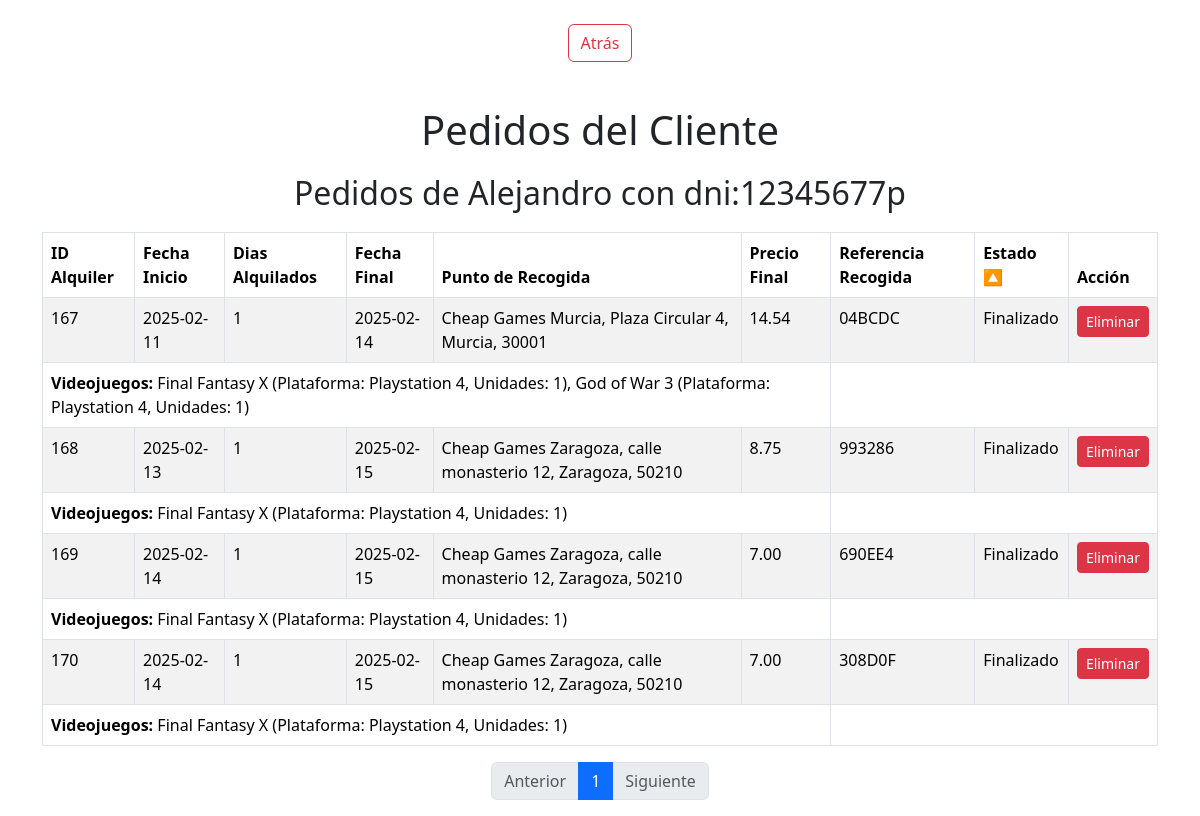
The page /zona_admin/gestionar_alquileres/pedidos_cliente.php?dni=12345677p (signed in) on the database its author committed.
### tables this page shows
CREATE TABLE `cliente` (
  `ID` int(11) NOT NULL,
  `DNI` varchar(9) NOT NULL,
  `nombre` varchar(30) NOT NULL,
  `contraseña` varchar(255) NOT NULL,
  `monedero` decimal(10,2) NOT NULL,
  `correo` varchar(30) NOT NULL,
  `token_recuperacion` varchar(255) DEFAULT NULL,
  `expiracion_token` datetime DEFAULT NULL
);

CREATE TABLE `alquiler` (
  `ID` int(30) NOT NULL,
  `estado` tinyint(4) NOT NULL,
  `fecha_Inicio` date NOT NULL,
  `fecha_Final` date DEFAULT NULL,
  `dias_Alquiler` int(11) NOT NULL,
  `precio_Final` decimal(10,2) DEFAULT NULL,
  `cliente_ID` int(11) DEFAULT NULL,
  `punto_Recogida` int(30) DEFAULT NULL,
  `referencia_Recogida` varchar(30) NOT NULL
);

### zona_admin/gestionar_alquileres/pedidos_cliente.php (the view, shortened to what this page needs)
<?php
include '../../conexion_be.php';
$pedidos = [];
$dni = isset($_GET['dni']) ? $_GET['dni'] : null;
$error = "";
$nombre = "";
if ($dni) {
    try {
        $pagina = isset($_GET['pagina']) ? (int)$_GET['pagina'] : 1;
        $limite = 5;
        $offset = ($pagina - 1) * $limite;
        $ordenEstado = isset($_GET['orden_estado']) && $_GET['orden_estado'] === 'desc' ? 'DESC' : 'ASC';
        $consultaPedido = "SELECT
            a.ID AS alquiler_id,
            a.fecha_Inicio,
            a.dias_Alquiler,
            a.fecha_Final,
            a.precio_Final,
            CONCAT(pr.nombre, ', ', pr.direccion, ', ', pr.ciudad, ', ', pr.codigo_postal) AS punto_recogida,
            a.referencia_Recogida,
            a.estado,
            c.ID AS cliente_id,
            c.DNI,
            c.nombre,
            GROUP_CONCAT(
                CONCAT(v.nombre, ' (Plataforma: ', p.nombre, ', Unidades: ', avp.unidades, ')')
                SEPARATOR ', '
            ) AS videojuegos
        FROM alquiler a
        INNER JOIN cliente c ON a.cliente_ID = c.ID
        INNER JOIN punto_recogida pr ON a.punto_Recogida = pr.ID
        LEFT JOIN alquiler_videojuegos_plataforma avp ON a.ID = avp.alquiler_id
        LEFT JOIN videojuegos_plataforma vp ON avp.videojuego_plataforma_ID = vp.ID
        LEFT JOIN videojuegos v ON vp.videojuego_id = v.ID
        LEFT JOIN plataforma p ON vp.plataforma_id = p.ID
        WHERE c.DNI = :dni
        GROUP BY a.ID
        ORDER BY a.estado $ordenEstado, a.ID -- Ordena primero por estado y luego por ID
        LIMIT :limite OFFSET :offset";
        $consultaNombre = "SELECT nombre FROM cliente WHERE DNI = :dni";
        $preparadaNombre = $db->prepare($consultaNombre);
        $preparadaNombre->bindParam(':dni', $dni, PDO::PARAM_STR);
        $preparadaNombre->execute();
        $nombre = $preparadaNombre->fetchColumn();
        $preparada = $db->prepare($consultaPedido);
        $preparada->bindParam(':dni', $dni, PDO::PARAM_STR);
        $preparada->bindParam(':limite', $limite, PDO::PARAM_INT);
        $preparada->bindParam(':offset', $offset, PDO::PARAM_INT);
        $preparada->execute();
        $pedidos = $preparada->fetchAll(PDO::FETCH_ASSOC);
        $consultaCount = "SELECT COUNT(DISTINCT a.ID) AS total
                     FROM alquiler a
                     INNER JOIN cliente c ON a.cliente_ID = c.ID
                     WHERE c.DNI = :dni";
        $preparadaCount = $db->prepare($consultaCount);
        $preparadaCount->bindParam(':dni', $dni, PDO::PARAM_STR);
        $preparadaCount->execute();
        $totalRegistros = $preparadaCount->fetchColumn();
        $totalPaginas = ceil($totalRegistros / $limite);
    } catch (PDOException $e) {
        $error = "Error al obtener los pedidos: " . $e->getMessage();
    }
} else {
    $error = "El DNI del cliente no fue proporcionado.";
}
?>
<!DOCTYPE html>
<html lang="es">
<head>
    <link href="https://cdn.jsdelivr.net/npm/bootstrap@5.3.3/dist/css/bootstrap.min.css" rel="stylesheet">
</head>
<body>
    <div class="container">
        <div class="d-flex align-items-center justify-content-center pb-4 mt-4">
            <a href="buscar_por_dni.php" class="btn btn-outline-danger back-btn">Atrás</a>
        </div>
        <h1>Pedidos del Cliente</h1>
        <?php if (!empty($error)): ?>
            <div class="alert alert-danger text-center"><?php echo $error; ?></div>
        <?php else: ?>
            <h2 class="text-center">Pedidos de <?php echo htmlspecialchars($nombre) ?> con dni:<?php echo htmlspecialchars($dni) ?></h2>
            <div class="table-container">
            <div class="table-container">
                <table class="table table-bordered table-striped">
                    <thead>
                        <tr>
                            <th>ID Alquiler</th>
                            <th>Fecha Inicio</th>
                            <th>Dias Alquilados</th>
                            <th>Fecha Final</th>
                            <th>Punto de Recogida</th>
                            <th>Precio Final</th>
                            <th>Referencia Recogida</th>
                            <th>
                                <a href="?dni=<?php echo htmlspecialchars($dni); ?>&orden_estado=<?php echo isset($_GET['orden_estado']) && $_GET['orden_estado'] === 'desc' ? 'asc' : 'desc'; ?>">
                                    Estado
                                    <?php if (isset($_GET['orden_estado']) && $_GET['orden_estado'] === 'desc'): ?>
                                        🔽
                                    <?php else: ?>
                                        🔼
                                    <?php endif; ?>
                                </a>
                            </th>
                            <th>Acción</th>
                        </tr>
                    </thead>
                    <tbody>
                    <?php foreach ($pedidos as $pedido): ?>
                            <tr>
                                <td><?php echo htmlspecialchars($pedido['alquiler_id']); ?></td>
                                <td><?php echo htmlspecialchars($pedido['fecha_Inicio']); ?></td>
                                <td><?php echo htmlspecialchars($pedido['dias_Alquiler']); ?></td>
                                <td><?php echo htmlspecialchars($pedido['fecha_Final']); ?></td>
                                <td><?php echo htmlspecialchars($pedido['punto_recogida']); ?></td>
                                <td><?php echo htmlspecialchars($pedido['precio_Final']); ?></td>
                                <td><?php echo htmlspecialchars($pedido['referencia_Recogida']); ?></td>
                                <td> <?php echo $pedido['estado'] == 1 ? 'En vigor' : 'Finalizado'; ?> </td>
                                <td>
                                    <form method="POST" onsubmit="return confirmarEliminacion(<?php echo $pedido['alquiler_id']; ?>);">
                                        <button type="submit" class="btn btn-danger btn-sm">Eliminar</button>
                                    </form>
                                </td>
                            </tr>
                            <tr>
                                <td colspan="6">
                                    <strong>Videojuegos:</strong>
                                    <?php echo htmlspecialchars($pedido['videojuegos']); ?>
                                </td>
                                <td colspan="6">
                                </td>
                            </tr>
                        <?php endforeach; ?>
                    </tbody>
                </table>
            </div>
        <?php endif; ?>
        <?php if (!empty($pedidos)): ?>
    <nav>
    <ul class="pagination justify-content-center">
        <li class="page-item <?php echo $pagina <= 1 ? 'disabled' : ''; ?>">
            <a class="page-link" href="?dni=<?php echo htmlspecialchars($dni); ?>&orden_estado=<?php echo htmlspecialchars($ordenEstado); ?>&pagina=<?php echo $pagina - 1; ?>">Anterior</a>
        </li>
        <?php for ($i = 1; $i <= $totalPaginas; $i++): ?>
            <li class="page-item <?php echo $pagina == $i ? 'active' : ''; ?>">
                <a class="page-link" href="?dni=<?php echo htmlspecialchars($dni); ?>&orden_estado=<?php echo htmlspecialchars($ordenEstado); ?>&pagina=<?php echo $i; ?>"><?php echo $i; ?></a>
            </li>
        <?php endfor; ?>
        <li class="page-item <?php echo $pagina >= $totalPaginas ? 'disabled' : ''; ?>">
            <a class="page-link" href="?dni=<?php echo htmlspecialchars($dni); ?>&orden_estado=<?php echo htmlspecialchars($ordenEstado); ?>&pagina=<?php echo $pagina + 1; ?>">Siguiente</a>
        </li>
    </ul>
</nav>
<?php endif; ?>
    </div>
</body>
</html>

### zona_admin/gestionar_alquileres/pedidos_cliente.php (style rules this page uses)
h1 { text-align: center; margin-bottom: 20px; }
.table-container { margin-top: 20px; }
.back-btn { margin-bottom: 20px; }
a { text-decoration: none; color: black; }

### rows shown on the page
cliente: nombre "Alejandro"
alquiler: ID "167", fecha_Inicio "2025-02-11", dias_Alquiler "1", fecha_Final "2025-02-14", punto_recogida "Cheap Games Murcia, Plaza Circular 4, Murcia, 30001", precio_Final "14.54", referencia_Recogida "04BCDC", estado "Finalizado", videojuegos "Final Fantasy X (Plataforma: Playstation 4, Unidades: 1), God of War 3 (Plataforma: Playstation 4, Unidades: 1)"
alquiler: ID "168", fecha_Inicio "2025-02-13", dias_Alquiler "1", fecha_Final "2025-02-15", punto_recogida "Cheap Games Zaragoza, calle monasterio 12, Zaragoza, 50210", precio_Final "8.75", referencia_Recogida "993286", estado "Finalizado", videojuegos "Final Fantasy X (Plataforma: Playstation 4, Unidades: 1)"
alquiler: ID "169", fecha_Inicio "2025-02-14", dias_Alquiler "1", fecha_Final "2025-02-15", punto_recogida "Cheap Games Zaragoza, calle monasterio 12, Zaragoza, 50210", precio_Final "7.00", referencia_Recogida "690EE4", estado "Finalizado", videojuegos "Final Fantasy X (Plataforma: Playstation 4, Unidades: 1)"
alquiler: ID "170", fecha_Inicio "2025-02-14", dias_Alquiler "1", fecha_Final "2025-02-15", punto_recogida "Cheap Games Zaragoza, calle monasterio 12, Zaragoza, 50210", precio_Final "7.00", referencia_Recogida "308D0F", estado "Finalizado", videojuegos "Final Fantasy X (Plataforma: Playstation 4, Unidades: 1)"

### other values the page prints
$dni "12345677p"
